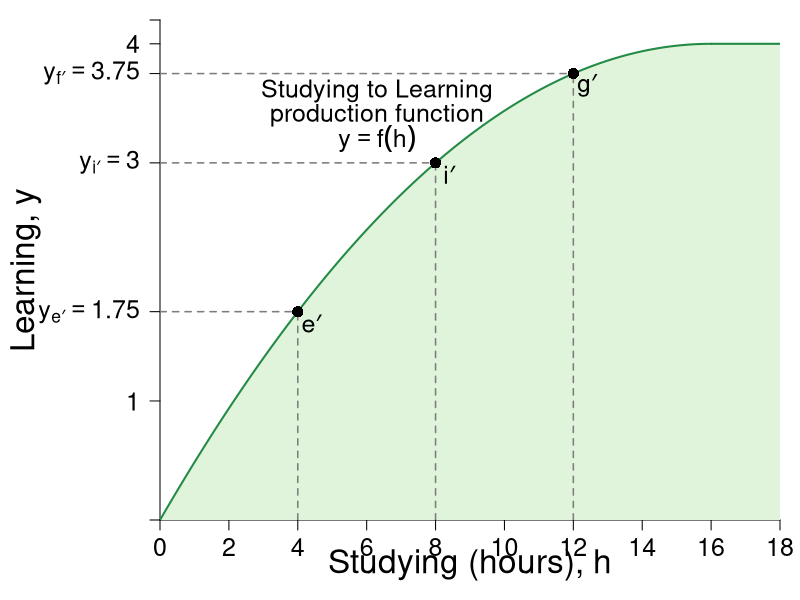

Here is the R script that generated this plot:
#Graph Designer: Simon Halliday
#Authors: Bowles and Halliday
#Title: Microeconomics: Competition, Conflict and Coordination

library(shape)
pdf(file = "constrained_optimization/feasible_production_learning.pdf", width = 8, height = 8)

#Set parameters for graphics
pointsize <- 1.8
axislabelsize <- 2
labelsize <- 1.5
namesize <- 1.8
annotatesize <- 1.5
graphlinewidth <- 2
segmentlinewidth <- 1.5

COL <- c("#7fc97f", "#beaed4", "#fdc086", "#ffff99", "#386cb0", "#f0027f", "#bf5b17", "#666666")
COLA <- c("#e0f3db", "#99d8c9","#66c2a4","#41ae76", "#238b45", "#005824")
COLB <- c("#4eb3d3", "#2b8cbe", "#0868ac","#084081")
grays <- gray.colors(25, start = 1, end = 0)


#Edited the margins to cater for the larger LHS labels
par(mar =  c(4, 8, 1, 1))

prodFn <- function(x, slope = 1/64) {
  4 - slope *(16 - x)^2
}

ppf <- function(x, slope = 1/64, bary = 4) {
  bary - slope *x^2
}

uFn <- function(x, y, alpha = 0.4){
  (x^alpha)*(y^(1-alpha))
}

indiffA <- function(x, ubar = uFn(8,3) - 1, alpha = 0.4) {
  (ubar/ (x^alpha))^(1/ (1 - alpha))
}

ylims <- c(0, 4.2)
xlims <- c(0, 18)

npts <- 501 
x <- seq(xlims[1], xlims[2], length.out = npts)
y <- seq(ylims[1], ylims[2], length.out = npts) 
a <- c(uFn(8, 3) - 1, uFn(8, 3), uFn(8, 3) + 1.4) #alpha = 0.4

plot(0, 0, xlim = xlims, ylim = ylims, type = "n",
     xlab = expression(paste("")),
     ylab = expression(paste("")), 
     xaxt = "n", 
     yaxt = "n", 
     cex.lab = axislabelsize, 
     bty = "n", 
     xaxs="i", 
     yaxs="i"
)


ticksx <- seq(from = 0, to = xlims[2], by = 2)
xlabels <- seq(from = 0, to = xlims[2], by = 2)
ticksy <- c(ylims[1], 1, prodFn(4), 3, 3.75, 4, ylims[2])
ylabels <- c(NA, 1, expression(paste(y[e*minute] == 1.75)), expression(paste(y[i*minute] == 3)), expression(paste(y[f*minute] == 3.75)), 4, NA)

axis(1, at = ticksx, pos = 0, labels = xlabels, cex.axis = labelsize)
axis(2, at = ticksy, pos = 0, labels = ylabels, las = 1, cex.axis = labelsize)

npts <- 500 
xx1 <- seq(xlims[1], 16, length.out = npts)
xx2 <- seq(0, xlims[2], length.out = npts)
xx3 <- seq(xlims[1], 0, length.out = npts)
xx4 <- seq(-11, 0, length.out = npts)

#Draw the polygon for shading the feasible set
xpoly1 <- seq(from = xlims[1], to = 16, length.out = 500)
ypoly1 <- prodFn(xpoly1)
polygon(x = c(xpoly1, rev(xpoly1)[1]), y = c(ypoly1, ypoly1[1]), 
        col=COLA[1], density=NULL, border = NA)

polygon(x = c(16, 18, 18, 16), y = c(4, 4, 0, 0), 
         col=COLA[1], density=NULL, border = NA)

#Draw the graphs
lines(xx1, prodFn(xx1), col = COLA[5], lwd = graphlinewidth)
segments(16, 4, 18, 4, lty = 1, col = COLA[5], lwd = graphlinewidth)

#Label the feasible frontier
text(6.3, 3.6, expression("Studying to Learning"), cex = labelsize)
text(6.3, 3.4, expression("production function"), cex = labelsize)
text(6.3, 3.2, expression(paste(y == f(h))), cex = labelsize)
#Arrows(12.5, 0.53, 14.5, 0.53, col = "black", lty = 1, lwd = 2, arr.type = "triangle", arr.lwd = 0.5)


#Axis labels
#mtext(expression(paste("Studying (hours), ", h)), side = 1, line = 2.5, cex = axislabelsize)
text(0.5*xlims[2], -0.38, expression(paste("Studying (hours), ", h)), xpd = TRUE, cex = axislabelsize) 
text(-3.9, 0.5*ylims[2], expression(paste("Learning, ", y)), xpd = TRUE, cex = axislabelsize, srt = 90) 

#Add mrs = mrt at i
# text(8.6, 3.6, expression(paste(mrs(x,y) == mrt(x,y))), cex = labelsize)
# Arrows(8, 3.5, 8, 3.15, col = "black", lty = 1, lwd = 2, arr.type = "triangle", arr.lwd = 0.5)

#Label the indifference curves
# text(17, 1, expression(u[1]^A), cex = labelsize)
# text(17, 1.65, expression(u[2]^A), cex = labelsize)
# text(17, 2.7, expression(u[3]^A), cex = labelsize)

#Annotate max u point on feasibility frontier
text(8 + 0.4, prodFn(8) - 0.1, expression(paste(i*minute)), cex = labelsize)
segments(8, 0, 8, prodFn(x = 8), lty = 2, col = grays[20], lwd = segmentlinewidth)
segments(0, prodFn(x = 8), 8, prodFn(x = 8), lty = 2, col = grays[20], lwd = segmentlinewidth)
points(8, prodFn(x = 8), pch = 16, col = "black", cex = 1.5)
# 
text(4 + 0.4, prodFn(4) - 0.1, expression(paste(e*minute)), cex = labelsize)
segments(4, 0, 4, prodFn(x = 4), lty = 2, col = grays[20], lwd = segmentlinewidth)
segments(0, prodFn(x = 4), 4, prodFn(x = 4), lty = 2, col = grays[20], lwd = segmentlinewidth)
points(4, prodFn(x = 4), pch = 16, col = "black", cex = 1.5)
# 
# 
text(12 + 0.4, prodFn(12) - 0.1, expression(paste(g*minute)), cex = labelsize)
segments(12, 0, 12, prodFn(12), lty = 2, col = grays[20], lwd = segmentlinewidth)
segments(0, prodFn(12), 12, prodFn(x = 12), lty = 2, col = grays[20], lwd = segmentlinewidth)
points(12, prodFn(12), pch = 16, col = "black", cex = 1.5)



dev.off()
